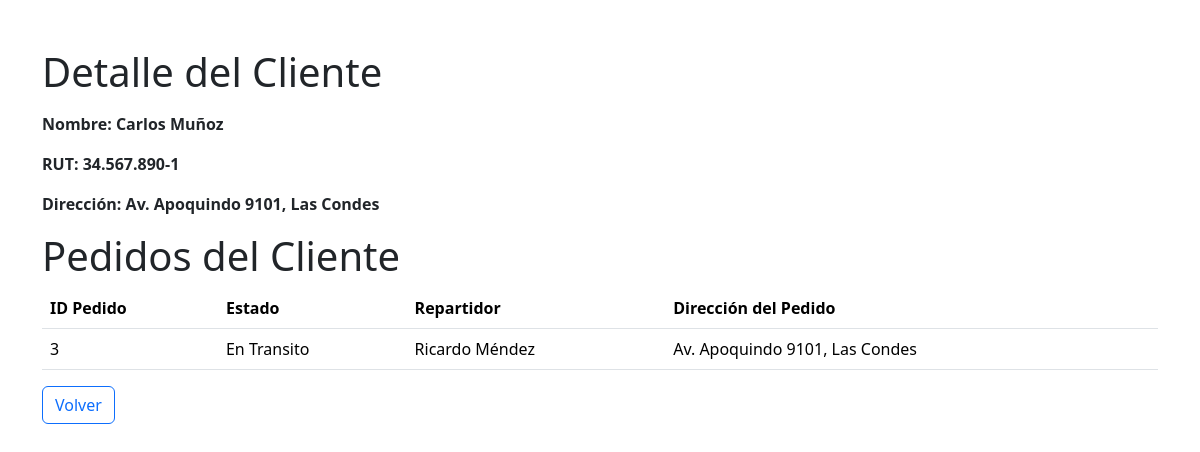
Page /detalle_cliente/3/ on the committed database.
### app/models.py (models this page shows, shortened)
class Cliente(models.Model):
    nombre = models.CharField(max_length=200)
    rut = models.IntegerField()
    direccion = models.TextField()

class Pedido(models.Model):
    nombre_pedido = models.ForeignKey(Cliente, on_delete=models.PROTECT, related_name='pedidos_nombre')
    estado_pedido = models.ForeignKey(Estado, on_delete=models.PROTECT)
    repartidor_pedido = models.ForeignKey(Repartidor, on_delete=models.PROTECT)
    producto_pedido = models.ForeignKey(Producto, on_delete=models.PROTECT,  null=True, blank=True)

class Estado(models.Model):
    estado = models.CharField(max_length=200)

class Repartidor(models.Model):
    nombre = models.CharField(max_length=200)

### app/views.py (the view)
# urls.py: path('detalle_cliente/<int:cliente_id>/', views.detalle_cliente, name='detalle_cliente'),
def detalle_cliente(request, cliente_id):
    cliente = get_object_or_404(Cliente, id=cliente_id)
    pedidos = Pedido.objects.filter(nombre_pedido=cliente)
    context = {
        'cliente': cliente,
        'pedidos': pedidos
    }
    return render(request, 'app/detalle.html', context)

### app/templatetags/custom_filters.py (called while the page is built)
@register.filter(name='format_rut')
def format_rut(value):
    rut = str(value)
    formatted_rut = f"{rut[:-7]}.{rut[-7:-4]}.{rut[-4:-1]}-{rut[-1]}"
    return formatted_rut

### app/templates/app/detalle.html (shortened to what this page needs)
{% load custom_filters %}
<!DOCTYPE html>
<html lang="es">
<head>
    <link href="https://cdn.jsdelivr.net/npm/bootstrap@5.3.3/dist/css/bootstrap.min.css" rel="stylesheet">
</head>
<body>
    <div class="container">
            <h1 class="mt-5 mb-3">Detalle del Cliente</h1>
        <p class="fw-bold">Nombre: {{ cliente.nombre }}</p>
        <p class="fw-bold">RUT: {{ cliente.rut|format_rut }}</p>
        <p class="fw-bold">Dirección: {{ cliente.direccion }}</p>
        <h1>Pedidos del Cliente</h1>
        <table class="table">
            <thead>
                <tr>
                    <th>ID Pedido</th>
                    <th>Estado</th>
                    <th>Repartidor</th>
                    <th>Dirección del Pedido</th>
                </tr>
            </thead>
            <tbody>
                {% for pedido in pedidos %}
                <tr>
                    <td>{{ pedido.id }}</td>
                    <td>{{ pedido.estado_pedido.estado }}</td>
                    <td>{{ pedido.repartidor_pedido.nombre }}</td>
                    <td>{{ cliente.direccion }}</td>
                </tr>
                {% endfor %}
            </tbody>
        </table>
        <a href="{% url 'home' %}" class="btn btn-outline-primary">Volver</a>
    </div>
  </body>
</html>

### rows in the picture
Cliente: nombre "Carlos Muñoz", rut "34.567.890-1", direccion "Av. Apoquindo 9101, Las Condes"
Pedido: id "3", estado_pedido.estado "En Transito", repartidor_pedido.nombre "Ricardo Méndez"
